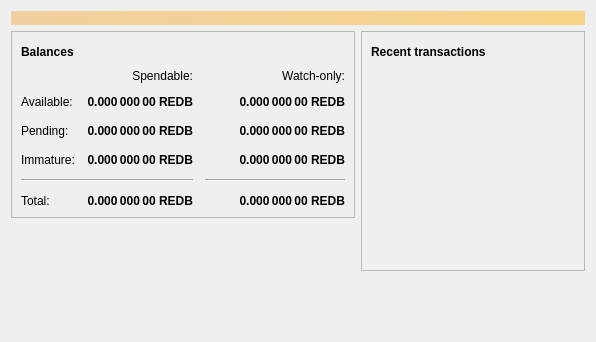
<?xml version="1.0" encoding="UTF-8"?>
<ui version="4.0">
 <class>OverviewPage</class>
 <widget class="QWidget" name="OverviewPage">
  <property name="geometry">
   <rect>
    <x>0</x>
    <y>0</y>
    <width>596</width>
    <height>342</height>
   </rect>
  </property>
  <property name="windowTitle">
   <string>Form</string>
  </property>
  <layout class="QVBoxLayout" name="topLayout">
   <item>
    <widget class="QLabel" name="labelAlerts">
     <property name="visible">
      <bool>false</bool>
     </property>
     <property name="styleSheet">
      <string notr="true">QLabel { background-color: qlineargradient(x1: 0, y1: 0, x2: 1, y2: 0, stop:0 #F0D0A0, stop:1 #F8D488); color:#000000; }</string>
     </property>
     <property name="wordWrap">
      <bool>true</bool>
     </property>
     <property name="margin">
      <number>3</number>
     </property>
     <property name="textInteractionFlags">
      <set>Qt::TextSelectableByMouse</set>
     </property>
    </widget>
   </item>
   <item>
    <layout class="QHBoxLayout" name="horizontalLayout" stretch="1,1">
     <item>
      <layout class="QVBoxLayout" name="verticalLayout_2">
       <item>
        <widget class="QFrame" name="frame">
         <property name="frameShape">
          <enum>QFrame::StyledPanel</enum>
         </property>
         <property name="frameShadow">
          <enum>QFrame::Raised</enum>
         </property>
         <layout class="QVBoxLayout" name="verticalLayout_4">
          <item>
           <layout class="QHBoxLayout" name="horizontalLayout_4">
            <item>
             <widget class="QLabel" name="label_5">
              <property name="font">
               <font>
                <weight>75</weight>
                <bold>true</bold>
               </font>
              </property>
              <property name="text">
               <string>Balances</string>
              </property>
             </widget>
            </item>
            <item>
             <widget class="QPushButton" name="labelWalletStatus">
              <property name="enabled">
               <bool>true</bool>
              </property>
              <property name="maximumSize">
               <size>
                <width>30</width>
                <height>16777215</height>
               </size>
              </property>
              <property name="toolTip">
               <string>The displayed information may be out of date. Your wallet automatically synchronizes with the RedBlock network after a connection is established, but this process has not completed yet.</string>
              </property>
              <property name="text">
               <string/>
              </property>
              <property name="icon">
               <iconset resource="../bitcoin.qrc">
                <normaloff>:/icons/warning</normaloff>
                <disabledoff>:/icons/warning</disabledoff>:/icons/warning</iconset>
              </property>
              <property name="iconSize">
               <size>
                <width>24</width>
                <height>24</height>
               </size>
              </property>
              <property name="flat">
               <bool>true</bool>
              </property>
             </widget>
            </item>
            <item>
             <spacer name="horizontalSpacer_3">
              <property name="orientation">
               <enum>Qt::Horizontal</enum>
              </property>
              <property name="sizeHint" stdset="0">
               <size>
                <width>40</width>
                <height>20</height>
               </size>
              </property>
             </spacer>
            </item>
           </layout>
          </item>
          <item>
           <layout class="QGridLayout" name="gridLayout">
            <property name="spacing">
             <number>12</number>
            </property>
            <item row="2" column="2">
             <widget class="QLabel" name="labelWatchPending">
              <property name="font">
               <font>
                <weight>75</weight>
                <bold>true</bold>
               </font>
              </property>
              <property name="cursor">
               <cursorShape>IBeamCursor</cursorShape>
              </property>
              <property name="toolTip">
               <string>Unconfirmed transactions to watch-only addresses</string>
              </property>
              <property name="text">
               <string notr="true">0.000 000 00 REDB</string>
              </property>
              <property name="alignment">
               <set>Qt::AlignRight|Qt::AlignTrailing|Qt::AlignVCenter</set>
              </property>
              <property name="textInteractionFlags">
               <set>Qt::LinksAccessibleByMouse|Qt::TextSelectableByKeyboard|Qt::TextSelectableByMouse</set>
              </property>
             </widget>
            </item>
            <item row="2" column="1">
             <widget class="QLabel" name="labelUnconfirmed">
              <property name="font">
               <font>
                <weight>75</weight>
                <bold>true</bold>
               </font>
              </property>
              <property name="cursor">
               <cursorShape>IBeamCursor</cursorShape>
              </property>
              <property name="toolTip">
               <string>Total of transactions that have yet to be confirmed, and do not yet count toward the spendable balance</string>
              </property>
              <property name="text">
               <string notr="true">0.000 000 00 REDB</string>
              </property>
              <property name="alignment">
               <set>Qt::AlignRight|Qt::AlignTrailing|Qt::AlignVCenter</set>
              </property>
              <property name="textInteractionFlags">
               <set>Qt::LinksAccessibleByMouse|Qt::TextSelectableByKeyboard|Qt::TextSelectableByMouse</set>
              </property>
             </widget>
            </item>
            <item row="3" column="2">
             <widget class="QLabel" name="labelWatchImmature">
              <property name="font">
               <font>
                <weight>75</weight>
                <bold>true</bold>
               </font>
              </property>
              <property name="cursor">
               <cursorShape>IBeamCursor</cursorShape>
              </property>
              <property name="toolTip">
               <string>Mined balance in watch-only addresses that has not yet matured</string>
              </property>
              <property name="text">
               <string notr="true">0.000 000 00 REDB</string>
              </property>
              <property name="alignment">
               <set>Qt::AlignRight|Qt::AlignTrailing|Qt::AlignVCenter</set>
              </property>
              <property name="textInteractionFlags">
               <set>Qt::LinksAccessibleByMouse|Qt::TextSelectableByKeyboard|Qt::TextSelectableByMouse</set>
              </property>
             </widget>
            </item>
            <item row="4" column="0" colspan="2">
             <widget class="Line" name="line">
              <property name="orientation">
               <enum>Qt::Horizontal</enum>
              </property>
             </widget>
            </item>
            <item row="4" column="2">
             <widget class="Line" name="lineWatchBalance">
              <property name="sizePolicy">
               <sizepolicy hsizetype="Preferred" vsizetype="Fixed">
                <horstretch>0</horstretch>
                <verstretch>0</verstretch>
               </sizepolicy>
              </property>
              <property name="minimumSize">
               <size>
                <width>140</width>
                <height>0</height>
               </size>
              </property>
              <property name="orientation">
               <enum>Qt::Horizontal</enum>
              </property>
             </widget>
            </item>
            <item row="5" column="0">
             <widget class="QLabel" name="labelTotalText">
              <property name="text">
               <string>Total:</string>
              </property>
             </widget>
            </item>
            <item row="3" column="1">
             <widget class="QLabel" name="labelImmature">
              <property name="font">
               <font>
                <weight>75</weight>
                <bold>true</bold>
               </font>
              </property>
              <property name="cursor">
               <cursorShape>IBeamCursor</cursorShape>
              </property>
              <property name="toolTip">
               <string>Mined balance that has not yet matured</string>
              </property>
              <property name="text">
               <string notr="true">0.000 000 00 REDB</string>
              </property>
              <property name="alignment">
               <set>Qt::AlignRight|Qt::AlignTrailing|Qt::AlignVCenter</set>
              </property>
              <property name="textInteractionFlags">
               <set>Qt::LinksAccessibleByMouse|Qt::TextSelectableByKeyboard|Qt::TextSelectableByMouse</set>
              </property>
             </widget>
            </item>
            <item row="2" column="3">
             <spacer name="horizontalSpacer_2">
              <property name="orientation">
               <enum>Qt::Horizontal</enum>
              </property>
              <property name="sizeHint" stdset="0">
               <size>
                <width>40</width>
                <height>20</height>
               </size>
              </property>
             </spacer>
            </item>
            <item row="3" column="0">
             <widget class="QLabel" name="labelImmatureText">
              <property name="text">
               <string>Immature:</string>
              </property>
             </widget>
            </item>
            <item row="5" column="1">
             <widget class="QLabel" name="labelTotal">
              <property name="font">
               <font>
                <weight>75</weight>
                <bold>true</bold>
               </font>
              </property>
              <property name="cursor">
               <cursorShape>IBeamCursor</cursorShape>
              </property>
              <property name="toolTip">
               <string>Your current total balance</string>
              </property>
              <property name="text">
               <string notr="true">0.000 000 00 REDB</string>
              </property>
              <property name="alignment">
               <set>Qt::AlignRight|Qt::AlignTrailing|Qt::AlignVCenter</set>
              </property>
              <property name="textInteractionFlags">
               <set>Qt::LinksAccessibleByMouse|Qt::TextSelectableByKeyboard|Qt::TextSelectableByMouse</set>
              </property>
             </widget>
            </item>
            <item row="5" column="2">
             <widget class="QLabel" name="labelWatchTotal">
              <property name="font">
               <font>
                <weight>75</weight>
                <bold>true</bold>
               </font>
              </property>
              <property name="cursor">
               <cursorShape>IBeamCursor</cursorShape>
              </property>
              <property name="toolTip">
               <string>Current total balance in watch-only addresses</string>
              </property>
              <property name="text">
               <string notr="true">0.000 000 00 REDB</string>
              </property>
              <property name="alignment">
               <set>Qt::AlignRight|Qt::AlignTrailing|Qt::AlignVCenter</set>
              </property>
              <property name="textInteractionFlags">
               <set>Qt::LinksAccessibleByMouse|Qt::TextSelectableByKeyboard|Qt::TextSelectableByMouse</set>
              </property>
             </widget>
            </item>
            <item row="0" column="2">
             <widget class="QLabel" name="labelWatchonly">
              <property name="text">
               <string>Watch-only:</string>
              </property>
              <property name="alignment">
               <set>Qt::AlignRight|Qt::AlignTrailing|Qt::AlignVCenter</set>
              </property>
             </widget>
            </item>
            <item row="1" column="0">
             <widget class="QLabel" name="labelBalanceText">
              <property name="text">
               <string>Available:</string>
              </property>
             </widget>
            </item>
            <item row="1" column="1">
             <widget class="QLabel" name="labelBalance">
              <property name="font">
               <font>
                <weight>75</weight>
                <bold>true</bold>
               </font>
              </property>
              <property name="cursor">
               <cursorShape>IBeamCursor</cursorShape>
              </property>
              <property name="toolTip">
               <string>Your current spendable balance</string>
              </property>
              <property name="text">
               <string notr="true">0.000 000 00 REDB</string>
              </property>
              <property name="alignment">
               <set>Qt::AlignRight|Qt::AlignTrailing|Qt::AlignVCenter</set>
              </property>
              <property name="textInteractionFlags">
               <set>Qt::LinksAccessibleByMouse|Qt::TextSelectableByKeyboard|Qt::TextSelectableByMouse</set>
              </property>
             </widget>
            </item>
            <item row="1" column="2">
             <widget class="QLabel" name="labelWatchAvailable">
              <property name="font">
               <font>
                <weight>75</weight>
                <bold>true</bold>
               </font>
              </property>
              <property name="cursor">
               <cursorShape>IBeamCursor</cursorShape>
              </property>
              <property name="toolTip">
               <string>Your current balance in watch-only addresses</string>
              </property>
              <property name="text">
               <string notr="true">0.000 000 00 REDB</string>
              </property>
              <property name="alignment">
               <set>Qt::AlignRight|Qt::AlignTrailing|Qt::AlignVCenter</set>
              </property>
              <property name="textInteractionFlags">
               <set>Qt::LinksAccessibleByMouse|Qt::TextSelectableByKeyboard|Qt::TextSelectableByMouse</set>
              </property>
             </widget>
            </item>
            <item row="2" column="0">
             <widget class="QLabel" name="labelPendingText">
              <property name="text">
               <string>Pending:</string>
              </property>
             </widget>
            </item>
            <item row="0" column="1">
             <widget class="QLabel" name="labelSpendable">
              <property name="text">
               <string>Spendable:</string>
              </property>
              <property name="alignment">
               <set>Qt::AlignRight|Qt::AlignTrailing|Qt::AlignVCenter</set>
              </property>
             </widget>
            </item>
           </layout>
          </item>
         </layout>
        </widget>
       </item>
       <item>
        <spacer name="verticalSpacer">
         <property name="orientation">
          <enum>Qt::Vertical</enum>
         </property>
         <property name="sizeHint" stdset="0">
          <size>
           <width>20</width>
           <height>40</height>
          </size>
         </property>
        </spacer>
       </item>
      </layout>
     </item>
     <item>
      <layout class="QVBoxLayout" name="verticalLayout_3">
       <item>
        <widget class="QFrame" name="frame_2">
         <property name="frameShape">
          <enum>QFrame::StyledPanel</enum>
         </property>
         <property name="frameShadow">
          <enum>QFrame::Raised</enum>
         </property>
         <layout class="QVBoxLayout" name="verticalLayout">
          <item>
           <layout class="QHBoxLayout" name="horizontalLayout_2">
            <item>
             <widget class="QLabel" name="label_4">
              <property name="font">
               <font>
                <weight>75</weight>
                <bold>true</bold>
               </font>
              </property>
              <property name="text">
               <string>Recent transactions</string>
              </property>
             </widget>
            </item>
            <item>
             <widget class="QPushButton" name="labelTransactionsStatus">
              <property name="enabled">
               <bool>true</bool>
              </property>
              <property name="maximumSize">
               <size>
                <width>30</width>
                <height>16777215</height>
               </size>
              </property>
              <property name="toolTip">
               <string>The displayed information may be out of date. Your wallet automatically synchronizes with the RedBlock network after a connection is established, but this process has not completed yet.</string>
              </property>
              <property name="text">
               <string/>
              </property>
              <property name="icon">
               <iconset resource="../bitcoin.qrc">
                <normaloff>:/icons/warning</normaloff>
                <disabledoff>:/icons/warning</disabledoff>:/icons/warning</iconset>
              </property>
              <property name="iconSize">
               <size>
                <width>24</width>
                <height>24</height>
               </size>
              </property>
              <property name="flat">
               <bool>true</bool>
              </property>
             </widget>
            </item>
            <item>
             <spacer name="horizontalSpacer">
              <property name="orientation">
               <enum>Qt::Horizontal</enum>
              </property>
              <property name="sizeHint" stdset="0">
               <size>
                <width>40</width>
                <height>20</height>
               </size>
              </property>
             </spacer>
            </item>
           </layout>
          </item>
          <item>
           <widget class="QListView" name="listTransactions">
            <property name="styleSheet">
             <string notr="true">QListView { background: transparent; }</string>
            </property>
            <property name="frameShape">
             <enum>QFrame::NoFrame</enum>
            </property>
            <property name="verticalScrollBarPolicy">
             <enum>Qt::ScrollBarAlwaysOff</enum>
            </property>
            <property name="horizontalScrollBarPolicy">
             <enum>Qt::ScrollBarAlwaysOff</enum>
            </property>
            <property name="selectionMode">
             <enum>QAbstractItemView::NoSelection</enum>
            </property>
           </widget>
          </item>
         </layout>
        </widget>
       </item>
       <item>
        <spacer name="verticalSpacer_2">
         <property name="orientation">
          <enum>Qt::Vertical</enum>
         </property>
         <property name="sizeHint" stdset="0">
          <size>
           <width>20</width>
           <height>40</height>
          </size>
         </property>
        </spacer>
       </item>
      </layout>
     </item>
    </layout>
   </item>
  </layout>
 </widget>
 <resources/>
 <connections/>
</ui>
